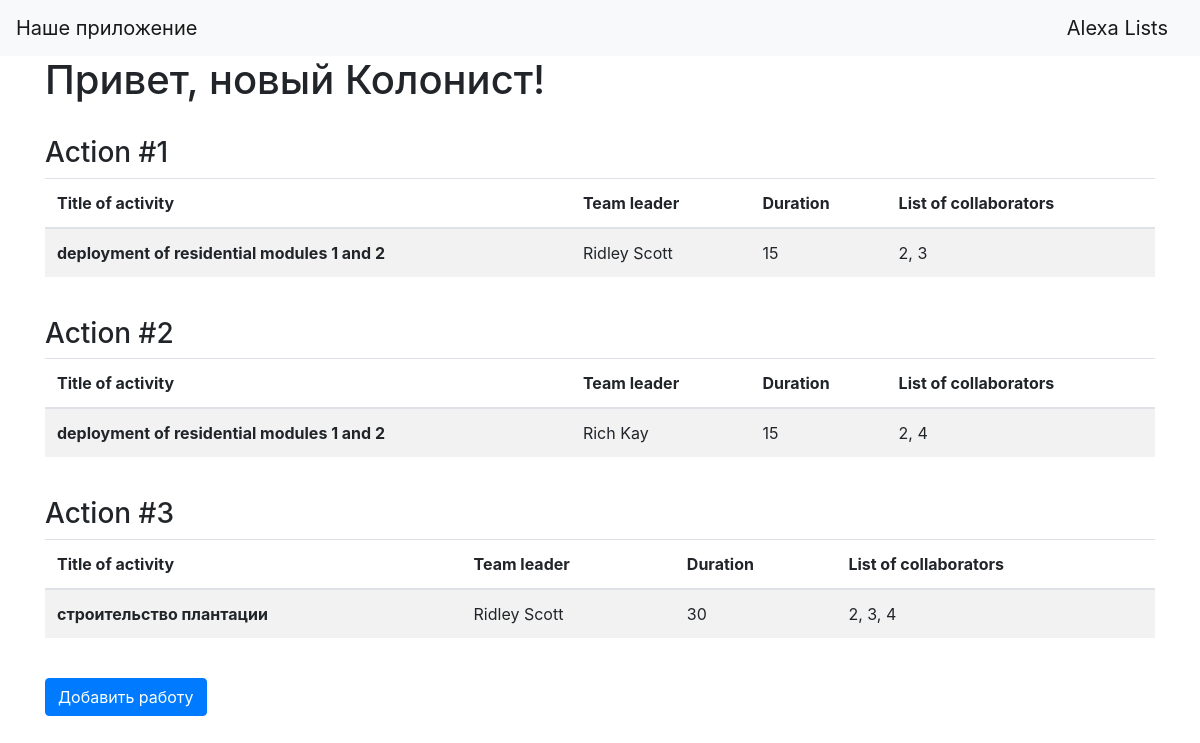
Page /index (signed in) on the earlier database version.
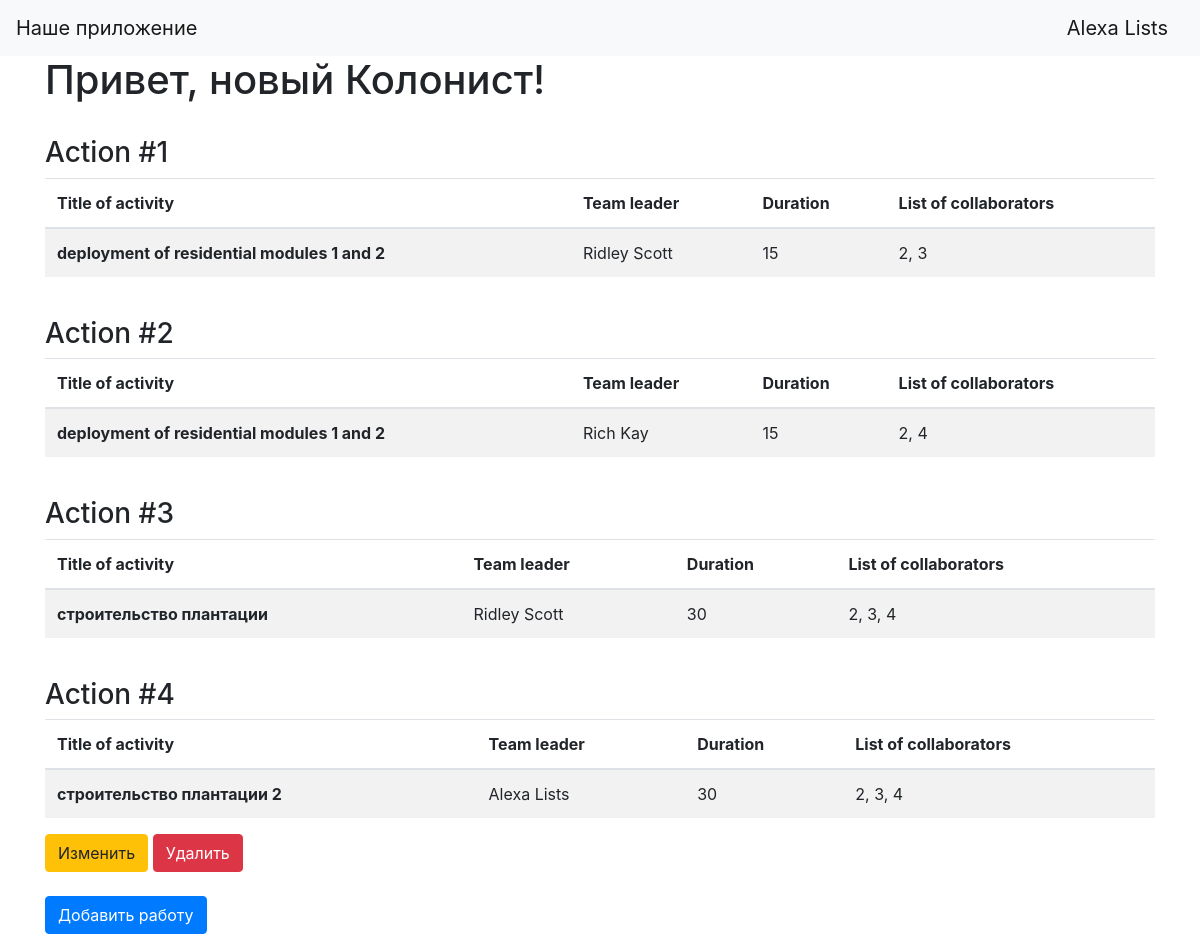
Same page on the later database version.
### data/users.py (models this page shows, shortened)
class User(SqlAlchemyBase, UserMixin):
    __tablename__ = 'users'
    id = sqlalchemy.Column(sqlalchemy.Integer,
                           primary_key=True, autoincrement=True)
    surname = sqlalchemy.Column(sqlalchemy.String, nullable=True)
    name = sqlalchemy.Column(sqlalchemy.String, nullable=True)
    age = sqlalchemy.Column(sqlalchemy.Integer, nullable=True)
    position = sqlalchemy.Column(sqlalchemy.String, nullable=True)
    speciality = sqlalchemy.Column(sqlalchemy.String, nullable=True)
    address = sqlalchemy.Column(sqlalchemy.String, nullable=True)
    email = sqlalchemy.Column(sqlalchemy.String,
                              index=True, unique=True, nullable=True)
    hashed_password = sqlalchemy.Column(sqlalchemy.String, nullable=True)
    modified_date = sqlalchemy.Column(sqlalchemy.DateTime,
                                      default=datetime.datetime.now)
    jobs = orm.relation("Jobs", back_populates='user')

### data/jobs.py (models this page shows)
class Jobs(SqlAlchemyBase):
    __tablename__ = 'jobs'
    user = orm.relation('User')
    id = sqlalchemy.Column(sqlalchemy.Integer,
                           primary_key=True, autoincrement=True)
    team_leader = sqlalchemy.Column(sqlalchemy.Integer,
                                    sqlalchemy.ForeignKey("users.id"))
    job = sqlalchemy.Column(sqlalchemy.String, nullable=True)
    work_size = sqlalchemy.Column(sqlalchemy.Integer, nullable=True)
    collaborators = sqlalchemy.Column(sqlalchemy.String, nullable=True)
    start_date = sqlalchemy.Column(sqlalchemy.DateTime,
                                   default=datetime.datetime.now, nullable=True)
    end_date = sqlalchemy.Column(sqlalchemy.String, nullable=True, default='')
    is_finished = sqlalchemy.Column(sqlalchemy.Boolean, default=False)

### main.py (the view)
@app.route('/')
@app.route('/index')
def index():
    user = "новый Колонист"
    db_sess = create_session()
    jobs = db_sess.query(Jobs).all()
    ind = [el.team_leader for el in jobs]
    team_leaders_names = []
    for indx in ind:
        use = db_sess.query(User).filter(User.id == indx).first()
        team_leaders_names.append(use.name + ' ' + use.surname)
    return render_template('index.html', title='Домашняя страница',
                           username=user, jobs=jobs, names=team_leaders_names)

### data/db_session.py (called while the page is built)
def create_session() -> Session:
    global __factory
    return __factory

### main.py (called while the page is built)
@login_manager.user_loader
def load_user(user_id):
    db_sess = create_session()
    return db_sess.query(User).get(user_id)

### templates/index.html
{% extends "base.html" %}
{% block content %}
    <h1>Привет, {{ username }}!</h1><br>
    {% if current_user.is_authenticated %}
    {% set a = 0 %}
    {% for item in jobs %}
        <h3>Action #{{loop.index}}</h3>
        <table class="table table-striped">
  <thead>
    <tr>
      <th scope="col">Title of activity</th>
      <th scope="col">Team leader</th>
      <th scope="col">Duration</th>
      <th scope="col">List of collaborators</th>
    </tr>
  </thead>
  <tbody>
    <tr>
      <th scope="row">{{item.job}}</th>
      <td>{{names[loop.index - 1]}}</td>
      <td>{{item.work_size}}</td>
      <td>{{item.collaborators}}</td>
    </tr>
  </tbody>
</table>
{% if current_user.is_authenticated and current_user == item.user %}
    <div>
        <a href="/jobs/{{ item.id }}" class="btn btn-warning">
            Изменить
        </a>
        <a href="/jobs_delete/{{ item.id }}" class="btn btn-danger">
            Удалить
        </a>
    </div>
{% endif %}
<br>
    {% endfor %}
    <p>
        <a class="btn btn-primary " href="/addjob">Добавить работу</a>
    </p>
{% endif %}
{% endblock %}

### templates/base.html (shortened to what this page needs)
<!doctype html>
<html lang="en">
<head>
    <link rel="stylesheet"
          href="https://stackpath.bootstrapcdn.com/bootstrap/4.4.1/css/bootstrap.min.css"
>
</head>
<body>
<header>
    <nav class="navbar navbar-light bg-light">
        <a class="navbar-brand" href="#">Наше приложение</a>
        {% if current_user.is_authenticated %}
    <a class="navbar-brand" href="/logout">{{ current_user.name + current_user.surname}}</a>
{% else %}
    <p>
        <a class="btn btn-primary " href="/register">Зарегистрироваться</a>
        <a class="btn btn-success" href="/login">Войти</a>
    </p>
{% endif %}
    </nav>
</header>
<main role="main" class="container">
    {% block content %}{% endblock %}
</main>
</body>
</html>

Differences in the rows shown:
added Jobs: job "строительство плантации 2", names "Alexa Lists", work_size "30", collaborators "2, 3, 4"
